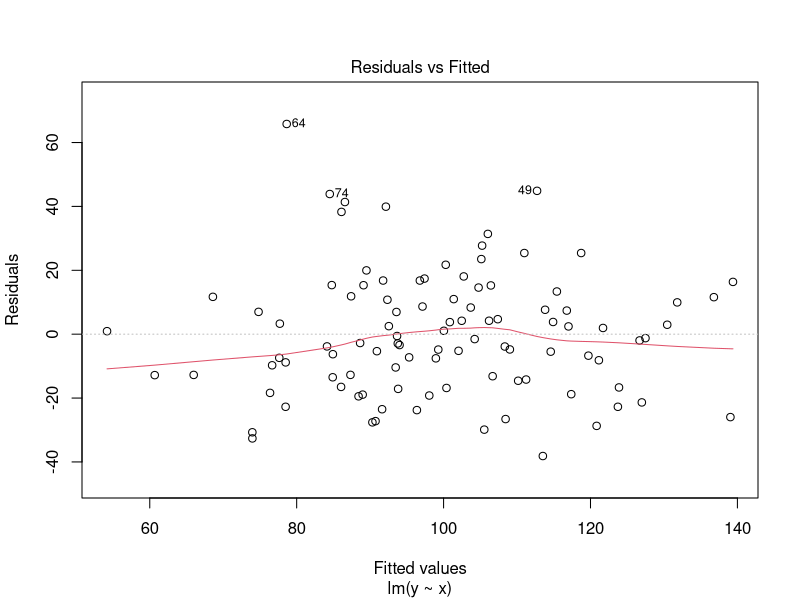
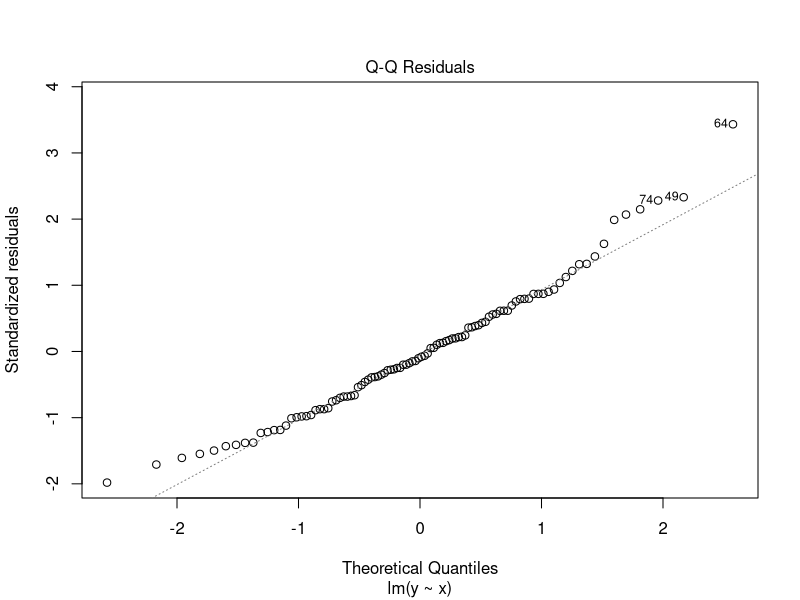
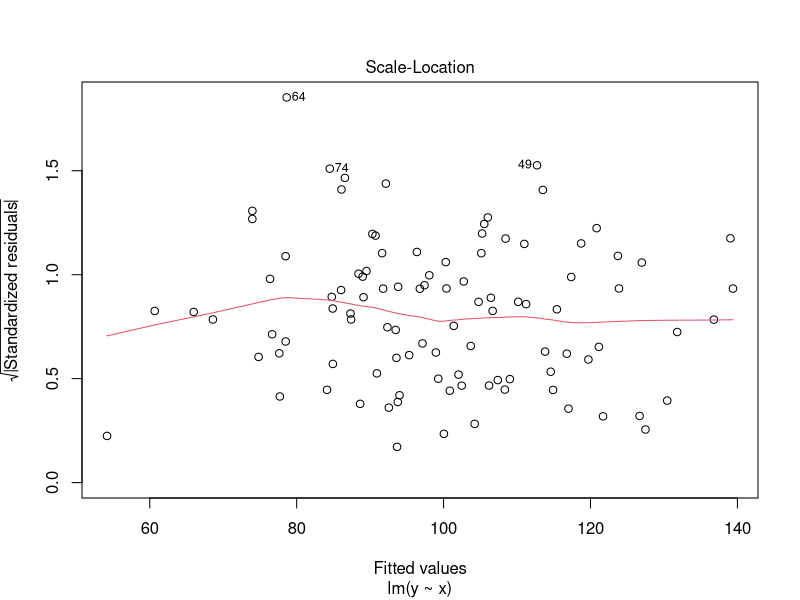
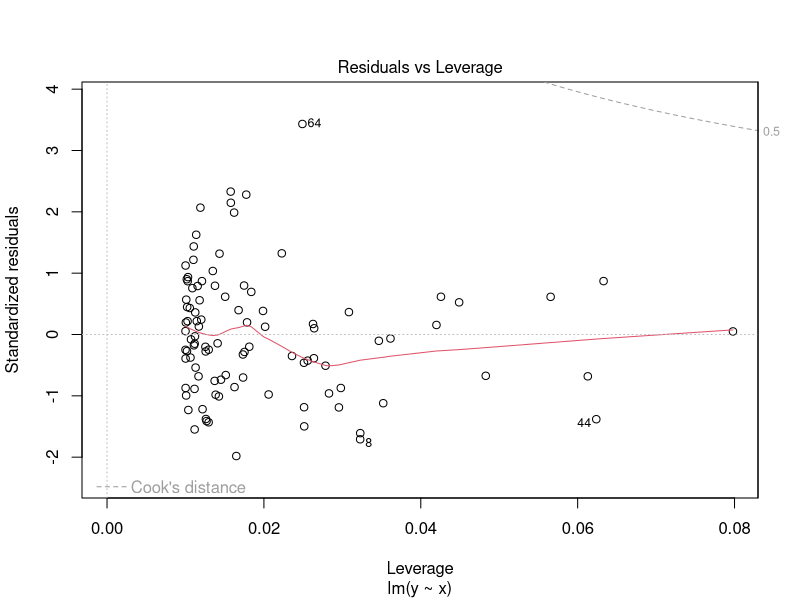

Recreate these plots in R, in order.
set.seed(123)
x <- rnorm(100, mean=50, sd=10)
y <- 2*x + rnorm(100, mean=0, sd=20)

model <- lm(y~x)

summary(model)

plot(model, color="blue")
